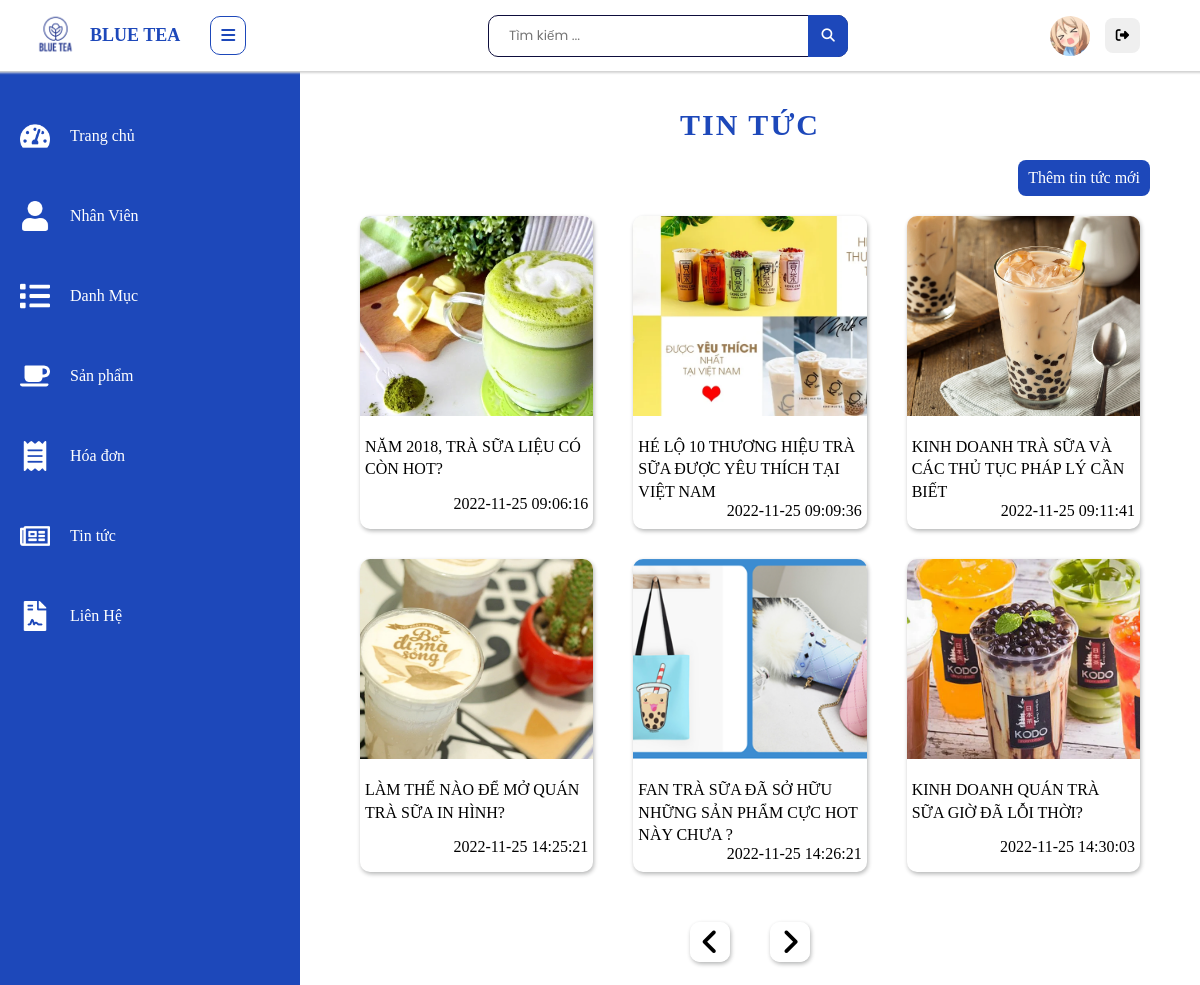
Screenshot of /admin/tin-tuc/index.php (signed in) with the database file from the repository.
### tables this page shows
CREATE TABLE `tin_tuc` (
  `ma_tintuc` int(11) NOT NULL,
  `tieu_de` varchar(300) NOT NULL,
  `hinh_dd` varchar(300) NOT NULL,
  `noi_dung` text NOT NULL,
  `tg_dang` datetime NOT NULL
);

### admin/tin-tuc/index.php (the view, shortened to what this page needs)
<?php
function adminContent()
{
    include("../../block/connection.php");
    echo "<div class='container'>
    <h3 class='admin-product--title size-title'>Tin Tức</h3>
    <div class='comand--btn add-new--btn'>
    <a href='./create.php' name='add'>Thêm tin tức mới</a>
    </div>";
    $none = false;
        $rowPerPage = 6;
        $offset = ($_GET['page']-1)* $rowPerPage;
        $query = "SELECT `ma_tintuc`, `tieu_de`, `hinh_dd`, `tg_dang` FROM `tin_tuc`";
        $result = mysqli_query($conn, $query);
        $numRow = mysqli_num_rows($result);
        $maxPage = ceil($numRow / $rowPerPage);
        $query= "SELECT `ma_tintuc`, `tieu_de`, `hinh_dd`, `tg_dang` FROM `tin_tuc` LIMIT $offset, $rowPerPage";
        $result =  mysqli_query($conn, $query);
        if($result)
        {
            if(mysqli_num_rows($result) != 0)
            {
                echo '<div class="blog">';
                while($row = mysqli_fetch_array($result))
                {
                    echo "<a class='blog-item' href='./edit.php?id=$row[ma_tintuc]'>";
                    $src = "../../assets/images/$row[hinh_dd]";
                        echo "<div class='blog-img'>
                        <img src='".$src."'>
                            </div>";
                        echo "<div class='blog-content'>
                            <p class='blog-title'>$row[tieu_de]</p>
                            <p class='blog-date'>$row[tg_dang]</p>
                        </div>";
                    echo "</a>";
                }
                echo "</div>";
            }
        }
        if($none != true)
        {
            echo "<div class='news-control'>";
            if($_GET['page'] == 1)
            {
                echo "<a href='".$_SERVER ['PHP_SELF']."?page=1' class='news-btn' >
                <i class='fa-solid fa-angle-left'></i> </a>";
            }
            else {
                $prePage = $_GET['page'] - 1;
                echo "<a href='".$_SERVER ['PHP_SELF']."?page=".$prePage."' class='news-btn' >
                <i class='fa-solid fa-angle-left'></i> </a>";
            }
            if($_GET['page'] == $maxPage)
            {
                echo "<a href='".$_SERVER ['PHP_SELF']."?page=".$maxPage."' class='news-btn' >
                <i class='fa-solid fa-angle-right'></i> </a>";
            }
            else {
                $nextPage = $_GET['page'] + 1;
                echo "<a href='".$_SERVER ['PHP_SELF']."?page=".$nextPage."' class='news-btn' >
                <i class='fa-solid fa-angle-right'></i> </a>";
            }
            echo "</div>";
        }
    echo "</div>";
}
include("../../block/admin-block.php");
?>

### assets/css/stucture.css (style rules this page uses)
.container { max-width: 1250px; margin: 0 auto; padding: 30px 40px 40px 40px; }

### assets/css/footer.css (style rules this page uses)
* { margin: 0; padding: 0; box-sizing: border-box; font-family: "Poppins", sans-serif; }

### assets/css/admin.css (style rules this page uses)
body { position: relative; }

### assets/css/mai-thi.css (style rules this page uses)
:root { --bg1:#9b59b6; --bg2:#3498db; --bg :#D7E1EC; }
* { margin: 0; padding: 0; }

### assets/css/contact.css (style rules this page uses)
* { margin: 0; padding: 0; box-sizing: border-box; font-family: "Poppins", sans-serif; }

### assets/css/cart.css (style rules this page uses)
.container { position: relative; }

### assets/css/admin_product.css (style rules this page uses)
.admin-product--title { text-align: center; color: #1d48ba; margin-bottom: 0; }

### assets/css/hoa-don.css (style rules this page uses)
.size-title { font-size: 30px; text-transform: uppercase; font-weight: bold; letter-spacing: 2px; margin: 0 20px 20px; }
.comand--btn { display: flex; justify-content: flex-end; }

### assets/css/blog.css (style rules this page uses)
.blog { display: flex; flex-wrap: wrap; margin-top: 20px; }
.blog-item { margin-left: 20px; width: calc(100% /3 - 40px); margin-right: 20px; box-shadow: inset 0 200px 0 white, 1px 2px 4px rgb(31 32 33 / 33%); border-radius: 10px; overflow: hidden; margin-bottom: 30px; }
.blog-img { width: 100%; height: 200px; }
.blog-img > img { width: 100%; height: 100%; display: block; object-fit: cover; }
.blog-content { padding: 10px 5px; }
.blog-title { color: black; min-height: 60px; margin-top: 10px; line-height: 1.4; }
.blog-date { color: black; text-align: right; }
.news-control { display: flex; justify-content: center; }
.news-btn { align-items: center; display: flex; width: 20px; height: 20px; margin: 20px; font-size: 30px; padding: 20px; justify-content: center; box-shadow: inset 0 200px 0 white, 1px 2px 4px rgb(31 32 33 / 33%); border-radius: 10px; color: black; }
.add-new--btn > a { display: block; padding: 10px; border-radius: 8px; cursor: pointer; position: relative; margin-right: 10px; background: #1d48ba; padding: 10px; opacity: 1; color: white; }

### rows the page displays
tin_tuc: hinh_dd (picture), tieu_de "NĂM 2018, TRÀ SỮA LIỆU CÓ CÒN HOT?", tg_dang "2022-11-25 09:06:16"
tin_tuc: hinh_dd (picture), tieu_de "HÉ LỘ 10 THƯƠNG HIỆU TRÀ SỮA ĐƯỢC YÊU THÍCH TẠI VIỆT NAM", tg_dang "2022-11-25 09:09:36"
tin_tuc: hinh_dd (picture), tieu_de "KINH DOANH TRÀ SỮA VÀ CÁC THỦ TỤC PHÁP LÝ CẦN BIẾT", tg_dang "2022-11-25 09:11:41"
tin_tuc: hinh_dd (picture), tieu_de "LÀM THẾ NÀO ĐỂ MỞ QUÁN TRÀ SỮA IN HÌNH?", tg_dang "2022-11-25 14:25:21"
tin_tuc: hinh_dd (picture), tieu_de "FAN TRÀ SỮA ĐÃ SỞ HỮU NHỮNG SẢN PHẨM CỰC HOT NÀY CHƯA ?", tg_dang "2022-11-25 14:26:21"
tin_tuc: hinh_dd (picture), tieu_de "KINH DOANH QUÁN TRÀ SỮA GIỜ ĐÃ LỖI THỜI?", tg_dang "2022-11-25 14:30:03"
